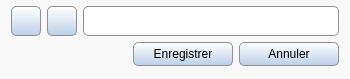
<?xml version="1.0" encoding="UTF-8"?>
<ui version="4.0">
 <class>FormulaFavoriteModify</class>
 <widget class="QWidget" name="FormulaFavoriteModify">
  <property name="geometry">
   <rect>
    <x>0</x>
    <y>0</y>
    <width>350</width>
    <height>79</height>
   </rect>
  </property>
  <property name="windowTitle">
   <string notr="true">Form</string>
  </property>
  <property name="styleSheet">
   <string notr="true">QWidget#FormulaFavoriteModify {background-color: #F8F8F8; }</string>
  </property>
  <layout class="QVBoxLayout" name="verticalLayout">
   <property name="topMargin">
    <number>6</number>
   </property>
   <item>
    <layout class="QHBoxLayout" name="horizontalLayout_2">
     <item>
      <widget class="QPushButton" name="icone">
       <property name="enabled">
        <bool>true</bool>
       </property>
       <property name="minimumSize">
        <size>
         <width>30</width>
         <height>30</height>
        </size>
       </property>
       <property name="maximumSize">
        <size>
         <width>30</width>
         <height>30</height>
        </size>
       </property>
       <property name="font">
        <font>
         <family>Segoe UI</family>
         <pointsize>10</pointsize>
        </font>
       </property>
       <property name="toolTip">
        <string>Choisir un icone</string>
       </property>
       <property name="styleSheet">
        <string notr="true">QPushButton{border: 1px solid #8f8f91; border-radius: 5px ; padding-right: 10px; padding-left: 10px; background-color: qlineargradient(spread:pad, x1:0, y1:0, x2:0, y2:1, stop:0 #FFFFFF, stop:1 #BAD0E7); }
QPushButton:hover{background-color: qlineargradient(spread:pad, x1:0, y1:0, x2:0, y2:1, stop:0 #F8F8F8, stop:1 #8FADCC); }
QPushButton:pressed{background-color: qlineargradient(spread:pad, x1:0, y1:0, x2:0, y2:1, stop:0 #8FADCC, stop:1 #F8F8F8); }</string>
       </property>
       <property name="text">
        <string/>
       </property>
       <property name="iconSize">
        <size>
         <width>18</width>
         <height>18</height>
        </size>
       </property>
      </widget>
     </item>
     <item>
      <widget class="QPushButton" name="icone_clear">
       <property name="minimumSize">
        <size>
         <width>30</width>
         <height>30</height>
        </size>
       </property>
       <property name="maximumSize">
        <size>
         <width>30</width>
         <height>30</height>
        </size>
       </property>
       <property name="font">
        <font>
         <family>Segoe UI</family>
         <pointsize>10</pointsize>
        </font>
       </property>
       <property name="toolTip">
        <string>Supprimer l'icône</string>
       </property>
       <property name="styleSheet">
        <string notr="true">QPushButton{border: 1px solid #8f8f91; border-radius: 5px ; padding-right: 10px; padding-left: 10px; background-color: qlineargradient(spread:pad, x1:0, y1:0, x2:0, y2:1, stop:0 #FFFFFF, stop:1 #BAD0E7); }
QPushButton:hover{background-color: qlineargradient(spread:pad, x1:0, y1:0, x2:0, y2:1, stop:0 #F8F8F8, stop:1 #8FADCC); }
QPushButton:pressed{background-color: qlineargradient(spread:pad, x1:0, y1:0, x2:0, y2:1, stop:0 #8FADCC, stop:1 #F8F8F8); }</string>
       </property>
       <property name="text">
        <string/>
       </property>
       <property name="icon">
        <iconset resource="../icones/icons.qrc">
         <normaloff>:/Images/none.svg</normaloff>:/Images/none.svg</iconset>
       </property>
       <property name="iconSize">
        <size>
         <width>18</width>
         <height>18</height>
        </size>
       </property>
      </widget>
     </item>
     <item>
      <widget class="QLineEdit" name="onglet_texte">
       <property name="minimumSize">
        <size>
         <width>0</width>
         <height>30</height>
        </size>
       </property>
       <property name="maximumSize">
        <size>
         <width>16777215</width>
         <height>30</height>
        </size>
       </property>
       <property name="font">
        <font>
         <family>Segoe UI</family>
         <pointsize>10</pointsize>
        </font>
       </property>
       <property name="styleSheet">
        <string notr="true">QLineEdit{padding-left: 5px; border: 1px solid #8f8f91; border-radius:5px; }</string>
       </property>
       <property name="alignment">
        <set>Qt::AlignCenter</set>
       </property>
      </widget>
     </item>
    </layout>
   </item>
   <item>
    <layout class="QHBoxLayout" name="horizontalLayout_3">
     <item>
      <spacer name="horizontalSpacer_2">
       <property name="orientation">
        <enum>Qt::Horizontal</enum>
       </property>
       <property name="sizeHint" stdset="0">
        <size>
         <width>40</width>
         <height>20</height>
        </size>
       </property>
      </spacer>
     </item>
     <item>
      <widget class="QPushButton" name="bt_enregistrer">
       <property name="sizePolicy">
        <sizepolicy hsizetype="Minimum" vsizetype="Fixed">
         <horstretch>0</horstretch>
         <verstretch>0</verstretch>
        </sizepolicy>
       </property>
       <property name="minimumSize">
        <size>
         <width>100</width>
         <height>0</height>
        </size>
       </property>
       <property name="maximumSize">
        <size>
         <width>16777215</width>
         <height>24</height>
        </size>
       </property>
       <property name="font">
        <font>
         <family>Segoe UI</family>
         <pointsize>9</pointsize>
        </font>
       </property>
       <property name="styleSheet">
        <string notr="true">QPushButton{border: 1px solid #8f8f91; border-radius: 5px ; padding-right: 10px; padding-left: 10px; background-color: qlineargradient(spread:pad, x1:0, y1:0, x2:0, y2:1, stop:0 #FFFFFF, stop:1 #BAD0E7); }
QPushButton:hover{background-color: qlineargradient(spread:pad, x1:0, y1:0, x2:0, y2:1, stop:0 #F8F8F8, stop:1 #8FADCC); }
QPushButton:pressed{background-color: qlineargradient(spread:pad, x1:0, y1:0, x2:0, y2:1, stop:0 #8FADCC, stop:1 #F8F8F8); }</string>
       </property>
       <property name="text">
        <string>Enregistrer</string>
       </property>
      </widget>
     </item>
     <item>
      <widget class="QPushButton" name="bt_quitter">
       <property name="sizePolicy">
        <sizepolicy hsizetype="Minimum" vsizetype="Fixed">
         <horstretch>0</horstretch>
         <verstretch>0</verstretch>
        </sizepolicy>
       </property>
       <property name="minimumSize">
        <size>
         <width>100</width>
         <height>24</height>
        </size>
       </property>
       <property name="maximumSize">
        <size>
         <width>16777215</width>
         <height>24</height>
        </size>
       </property>
       <property name="font">
        <font>
         <family>Segoe UI</family>
         <pointsize>9</pointsize>
        </font>
       </property>
       <property name="styleSheet">
        <string notr="true">QPushButton{border: 1px solid #8f8f91; border-radius: 5px ; padding-right: 10px; padding-left: 10px; background-color: qlineargradient(spread:pad, x1:0, y1:0, x2:0, y2:1, stop:0 #FFFFFF, stop:1 #BAD0E7); }
QPushButton:hover{background-color: qlineargradient(spread:pad, x1:0, y1:0, x2:0, y2:1, stop:0 #F8F8F8, stop:1 #8FADCC); }
QPushButton:pressed{background-color: qlineargradient(spread:pad, x1:0, y1:0, x2:0, y2:1, stop:0 #8FADCC, stop:1 #F8F8F8); }</string>
       </property>
       <property name="text">
        <string>Annuler</string>
       </property>
      </widget>
     </item>
    </layout>
   </item>
  </layout>
 </widget>
 <tabstops>
  <tabstop>icone</tabstop>
  <tabstop>icone_clear</tabstop>
  <tabstop>onglet_texte</tabstop>
  <tabstop>bt_enregistrer</tabstop>
  <tabstop>bt_quitter</tabstop>
 </tabstops>
 <resources>
  <include location="../icones/icons.qrc"/>
 </resources>
 <connections/>
</ui>
